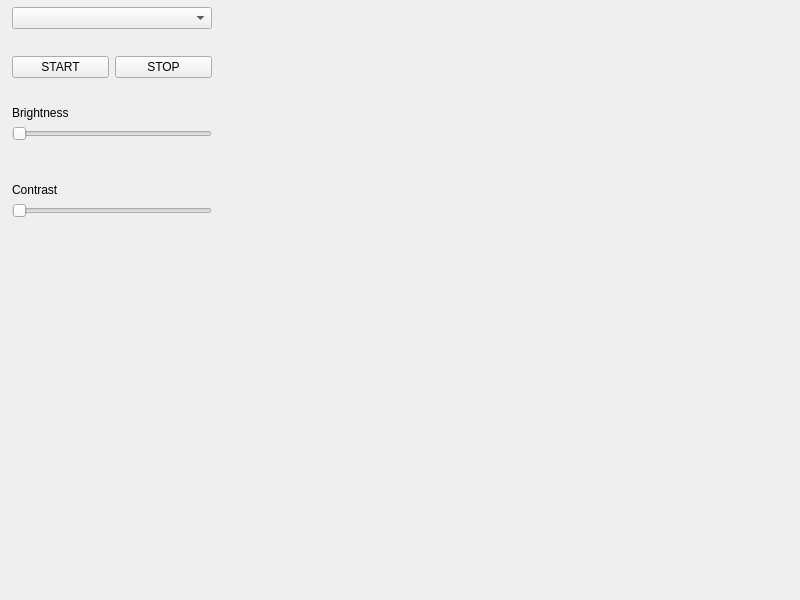
<?xml version="1.0" encoding="UTF-8"?>
<ui version="4.0">
 <class>VideoStream</class>
 <widget class="QWidget" name="VideoStream">
  <property name="geometry">
   <rect>
    <x>0</x>
    <y>0</y>
    <width>800</width>
    <height>600</height>
   </rect>
  </property>
  <property name="windowTitle">
   <string>VideoStream</string>
  </property>
  <layout class="QGridLayout" name="gridLayout">
   <property name="leftMargin">
    <number>6</number>
   </property>
   <property name="topMargin">
    <number>0</number>
   </property>
   <property name="rightMargin">
    <number>0</number>
   </property>
   <property name="bottomMargin">
    <number>0</number>
   </property>
   <property name="spacing">
    <number>0</number>
   </property>
   <item row="0" column="0">
    <widget class="QWidget" name="widget_main" native="true">
     <layout class="QHBoxLayout" name="horizontalLayout">
      <property name="leftMargin">
       <number>6</number>
      </property>
      <property name="topMargin">
       <number>0</number>
      </property>
      <property name="rightMargin">
       <number>0</number>
      </property>
      <property name="bottomMargin">
       <number>0</number>
      </property>
      <item>
       <widget class="QWidget" name="widget_controls" native="true">
        <property name="maximumSize">
         <size>
          <width>200</width>
          <height>16777215</height>
         </size>
        </property>
        <layout class="QVBoxLayout" name="verticalLayout_2">
         <property name="leftMargin">
          <number>0</number>
         </property>
         <property name="topMargin">
          <number>0</number>
         </property>
         <property name="rightMargin">
          <number>0</number>
         </property>
         <property name="bottomMargin">
          <number>0</number>
         </property>
         <item>
          <widget class="QWidget" name="widget_comboboxbuttons" native="true">
           <property name="minimumSize">
            <size>
             <width>200</width>
             <height>100</height>
            </size>
           </property>
           <property name="maximumSize">
            <size>
             <width>200</width>
             <height>100</height>
            </size>
           </property>
           <layout class="QVBoxLayout" name="verticalLayout">
            <property name="leftMargin">
             <number>0</number>
            </property>
            <property name="topMargin">
             <number>0</number>
            </property>
            <property name="rightMargin">
             <number>0</number>
            </property>
            <property name="bottomMargin">
             <number>0</number>
            </property>
            <item>
             <widget class="QComboBox" name="comboBox"/>
            </item>
            <item>
             <widget class="QWidget" name="widget_buttons" native="true">
              <property name="minimumSize">
               <size>
                <width>200</width>
                <height>50</height>
               </size>
              </property>
              <property name="maximumSize">
               <size>
                <width>200</width>
                <height>50</height>
               </size>
              </property>
              <layout class="QHBoxLayout" name="horizontalLayout_2">
               <property name="leftMargin">
                <number>0</number>
               </property>
               <property name="topMargin">
                <number>0</number>
               </property>
               <property name="rightMargin">
                <number>0</number>
               </property>
               <property name="bottomMargin">
                <number>0</number>
               </property>
               <item>
                <widget class="QPushButton" name="btn_start">
                 <property name="text">
                  <string>START</string>
                 </property>
                </widget>
               </item>
               <item>
                <widget class="QPushButton" name="btn_stop">
                 <property name="text">
                  <string>STOP</string>
                 </property>
                </widget>
               </item>
              </layout>
             </widget>
            </item>
           </layout>
          </widget>
         </item>
         <item>
          <widget class="QLabel" name="lbl_brightness">
           <property name="minimumSize">
            <size>
             <width>0</width>
             <height>0</height>
            </size>
           </property>
           <property name="maximumSize">
            <size>
             <width>16777215</width>
             <height>50</height>
            </size>
           </property>
           <property name="text">
            <string>Brightness</string>
           </property>
           <property name="alignment">
            <set>Qt::AlignBottom|Qt::AlignLeading|Qt::AlignLeft</set>
           </property>
          </widget>
         </item>
         <item>
          <widget class="QSlider" name="slider_brightness">
           <property name="minimum">
            <number>0</number>
           </property>
           <property name="maximum">
            <number>99</number>
           </property>
           <property name="orientation">
            <enum>Qt::Horizontal</enum>
           </property>
          </widget>
         </item>
         <item>
          <widget class="QLabel" name="lbl_contrast">
           <property name="minimumSize">
            <size>
             <width>0</width>
             <height>50</height>
            </size>
           </property>
           <property name="maximumSize">
            <size>
             <width>16777215</width>
             <height>50</height>
            </size>
           </property>
           <property name="text">
            <string>Contrast</string>
           </property>
           <property name="alignment">
            <set>Qt::AlignBottom|Qt::AlignLeading|Qt::AlignLeft</set>
           </property>
          </widget>
         </item>
         <item>
          <widget class="QSlider" name="slider_contrast">
           <property name="orientation">
            <enum>Qt::Horizontal</enum>
           </property>
          </widget>
         </item>
         <item>
          <spacer name="verticalSpacer">
           <property name="orientation">
            <enum>Qt::Vertical</enum>
           </property>
           <property name="sizeHint" stdset="0">
            <size>
             <width>20</width>
             <height>40</height>
            </size>
           </property>
          </spacer>
         </item>
        </layout>
       </widget>
      </item>
      <item>
       <widget class="QWidget" name="widget_video" native="true">
        <property name="minimumSize">
         <size>
          <width>200</width>
          <height>0</height>
         </size>
        </property>
        <layout class="QHBoxLayout" name="horizontalLayout_3">
         <property name="spacing">
          <number>0</number>
         </property>
         <property name="leftMargin">
          <number>0</number>
         </property>
         <property name="topMargin">
          <number>0</number>
         </property>
         <property name="rightMargin">
          <number>0</number>
         </property>
         <property name="bottomMargin">
          <number>0</number>
         </property>
         <item>
          <widget class="QLabel" name="lbl_image">
           <property name="text">
            <string/>
           </property>
          </widget>
         </item>
        </layout>
       </widget>
      </item>
     </layout>
    </widget>
   </item>
  </layout>
 </widget>
 <resources/>
 <connections/>
</ui>
